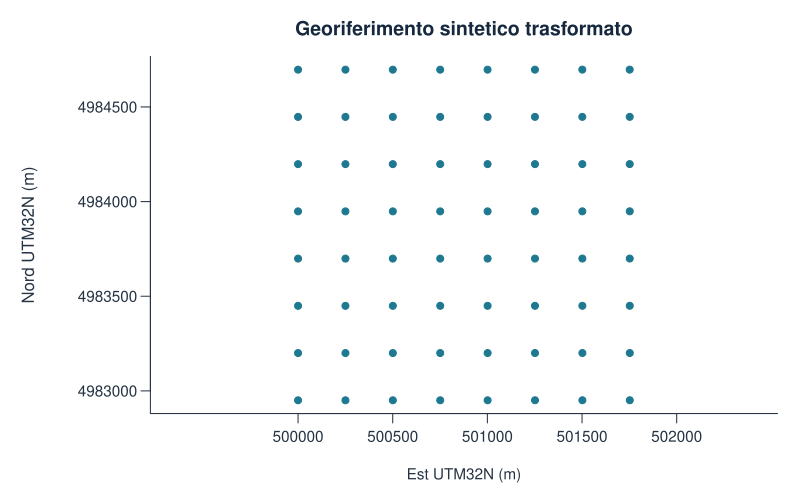

The R source for this figure:
ritorno <- sf::st_coordinates(sf::st_transform(q,"OGC:CRS84"))
scarti <- data.frame(asse=c("longitudine","latitudine"),
  massimo_scarto_gradi=c(max(abs(ritorno[,1]-d$lon)),max(abs(ritorno[,2]-d$lat))))
scarti
stopifnot(all(scarti$massimo_scarto_gradi<1e-7))
stile_grafico()
par(mar=c(4.6,8,3,1.2))
plot(xy[,1],xy[,2],asp=1,pch=19,col=palette_geo[1],xaxt="n",
  xlab="Est UTM32N (m)",ylab="",main="Georiferimento sintetico trasformato")
axis(1,at=pretty(xy[,1],n=3))
mtext("Nord UTM32N (m)",side=2,line=6,las=0)
write.csv(risultato,percorso_risultati("coordinate_UTM32N.csv"),row.names=FALSE)
write.csv(scarti,percorso_risultati("controllo_ritorno.csv"),row.names=FALSE)
